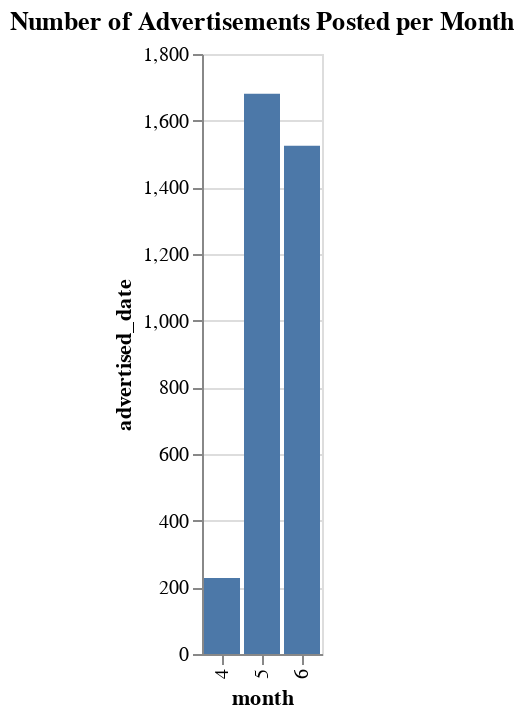

Source (notebook cell):
### Code cell
# prompt: now first convert the "advertised_date" into date and time then create a visualization of the month when most of the advertisements have been posted

import pandas as pd
# Convert 'advertised_date' to datetime objects
training_df['advertised_date'] = pd.to_datetime(training_df['advertised_date'])

# Extract the month from the 'advertised_date' column
training_df['month'] = training_df['advertised_date'].dt.month

# Group by month and count the number of advertisements in each month
monthly_counts = training_df.groupby('month')['advertised_date'].count()

# Create a bar chart visualization
alt.Chart(monthly_counts.reset_index()).mark_bar().encode(
    x='month:O',
    y='advertised_date:Q'
).properties(
    title='Number of Advertisements Posted per Month'
).show()

### Figure 1 — Vega-Lite specification as saved in the notebook (floating-point values rounded to 4 significant figures)
{"config": {"view": {"continuousWidth": 300, "continuousHeight": 300}}, "data": {"name": "data-7a8c25f728a430303c63f9ae9ec2bee3"}, "mark": {"type": "bar"}, "encoding": {"x": {"field": "month", "type": "ordinal"}, "y": {"field": "advertised_date", "type": "quantitative"}}, "title": "Number of Advertisements Posted per Month", "$schema": "https://vega.github.io/schema/vega-lite/v5.20.1.json", "datasets": {"data-7a8c25f728a430303c63f9ae9ec2bee3": [{"month": 4, "advertised_date": 228}, {"month": 5, "advertised_date": 1681}, {"month": 6, "advertised_date": 1525}]}}
